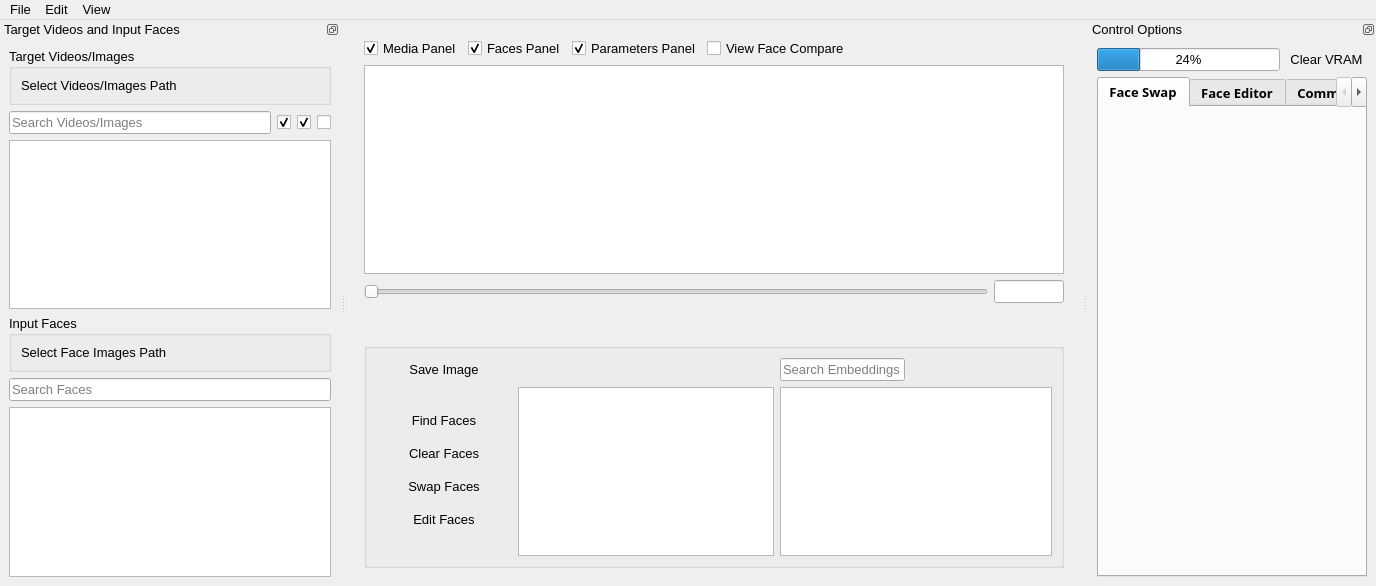
<?xml version="1.0" encoding="UTF-8"?>
<ui version="4.0">
 <class>MainWindow</class>
 <widget class="QMainWindow" name="MainWindow">
  <property name="geometry">
   <rect>
    <x>0</x>
    <y>0</y>
    <width>1376</width>
    <height>586</height>
   </rect>
  </property>
  <property name="font">
   <font>
    <pointsize>10</pointsize>
   </font>
  </property>
  <property name="windowTitle">
   <string>VisoMaster v0.1.1-dev</string>
  </property>
  <property name="windowIcon">
   <iconset>
    <normaloff>:/media/media/visomaster_small.png</normaloff>:/media/media/visomaster_small.png</iconset>
  </property>
  <widget class="QWidget" name="centralwidget">
   <layout class="QHBoxLayout" name="horizontalLayout">
    <item>
     <widget class="QWidget" name="mediaLayout" native="true">
      <property name="sizePolicy">
       <sizepolicy hsizetype="Expanding" vsizetype="Preferred">
        <horstretch>2</horstretch>
        <verstretch>0</verstretch>
       </sizepolicy>
      </property>
      <layout class="QVBoxLayout" name="verticalLayout">
       <item>
        <layout class="QHBoxLayout" name="panelVisibilityCheckBoxLayout">
         <item>
          <widget class="QCheckBox" name="mediaPanelCheckBox">
           <property name="text">
            <string>Media Panel</string>
           </property>
           <property name="checked">
            <bool>true</bool>
           </property>
          </widget>
         </item>
         <item>
          <widget class="QCheckBox" name="facesPanelCheckBox">
           <property name="text">
            <string>Faces Panel</string>
           </property>
           <property name="checked">
            <bool>true</bool>
           </property>
          </widget>
         </item>
         <item>
          <widget class="QCheckBox" name="parametersPanelCheckBox">
           <property name="text">
            <string>Parameters Panel</string>
           </property>
           <property name="checked">
            <bool>true</bool>
           </property>
          </widget>
         </item>
         <item>
          <widget class="QCheckBox" name="viewFaceCompareCheckBox">  <!-- ADD THIS LINE: View Face Compare Checkbox -->
           <property name="text">
            <string>View Face Compare</string>
           </property>
          </widget>
         </item>
         <item>
          <spacer name="horizontalSpacer_8">
           <property name="orientation">
            <enum>Qt::Orientation::Horizontal</enum>
           </property>
           <property name="sizeHint" stdset="0">
            <size>
             <width>40</width>
             <height>20</height>
            </size>
           </property>
          </spacer>
         </item>
        </layout>
       </item>
       <item>
        <widget class="QGraphicsView" name="graphicsViewFrame"/>
       </item>
       <item>
        <layout class="QVBoxLayout" name="verticalLayoutMediaControls">
         <item>
          <layout class="QHBoxLayout" name="horizontalLayoutMediaSlider">
           <item>
            <widget class="QSlider" name="videoSeekSlider">
             <property name="orientation">
              <enum>Qt::Orientation::Horizontal</enum>
             </property>
            </widget>
           </item>
           <item>
            <widget class="QLineEdit" name="videoSeekLineEdit">
             <property name="sizePolicy">
              <sizepolicy hsizetype="Preferred" vsizetype="Fixed">
               <horstretch>0</horstretch>
               <verstretch>0</verstretch>
              </sizepolicy>
             </property>
             <property name="maximumSize">
              <size>
               <width>70</width>
               <height>16777215</height>
              </size>
             </property>
             <property name="toolTip">
              <string>Frame Number</string>
             </property>
             <property name="clearButtonEnabled">
              <bool>false</bool>
             </property>
            </widget>
           </item>
          </layout>
         </item>
         <item>
          <layout class="QHBoxLayout" name="horizontalLayoutMediaButtons">
           <item>
            <spacer name="horizontalSpacer">
             <property name="orientation">
              <enum>Qt::Orientation::Horizontal</enum>
             </property>
             <property name="sizeType">
              <enum>QSizePolicy::Policy::MinimumExpanding</enum>
             </property>
             <property name="sizeHint" stdset="0">
              <size>
               <width>40</width>
               <height>20</height>
              </size>
             </property>
            </spacer>
           </item>
           <item>
            <widget class="QPushButton" name="frameRewindButton">
             <property name="sizePolicy">
              <sizepolicy hsizetype="MinimumExpanding" vsizetype="Fixed">
               <horstretch>0</horstretch>
               <verstretch>0</verstretch>
              </sizepolicy>
             </property>
             <property name="maximumSize">
              <size>
               <width>100</width>
               <height>16777215</height>
              </size>
             </property>
             <property name="text">
              <string/>
             </property>
             <property name="icon">
              <iconset>
               <normaloff>:/media/media/previous_marker_off.png</normaloff>:/media/media/previous_marker_off.png</iconset>
             </property>
             <property name="flat">
              <bool>true</bool>
             </property>
            </widget>
           </item>
           <item>
            <spacer name="horizontalSpacer_3">
             <property name="orientation">
              <enum>Qt::Orientation::Horizontal</enum>
             </property>
             <property name="sizeType">
              <enum>QSizePolicy::Policy::Minimum</enum>
             </property>
             <property name="sizeHint" stdset="0">
              <size>
               <width>40</width>
               <height>20</height>
              </size>
             </property>
            </spacer>
           </item>
           <item>
            <widget class="QPushButton" name="buttonMediaRecord">
             <property name="text">
              <string/>
             </property>
             <property name="icon">
              <iconset>
               <normaloff>:/media/media/rec_off.png</normaloff>:/media/media/rec_off.png</iconset>
             </property>
             <property name="checkable">
              <bool>true</bool>
             </property>
             <property name="flat">
              <bool>true</bool>
             </property>
            </widget>
           </item>
           <item>
            <spacer name="horizontalSpacer_6">
             <property name="orientation">
              <enum>Qt::Orientation::Horizontal</enum>
             </property>
             <property name="sizeType">
              <enum>QSizePolicy::Policy::Minimum</enum>
             </property>
             <property name="sizeHint" stdset="0">
              <size>
               <width>30</width>
               <height>20</height>
              </size>
             </property>
            </spacer>
           </item>
           <item>
            <widget class="QPushButton" name="buttonMediaPlay">
             <property name="sizePolicy">
              <sizepolicy hsizetype="MinimumExpanding" vsizetype="Minimum">
               <horstretch>0</horstretch>
               <verstretch>0</verstretch>
              </sizepolicy>
             </property>
             <property name="maximumSize">
              <size>
               <width>100</width>
               <height>16777215</height>
              </size>
             </property>
             <property name="text">
              <string/>
             </property>
             <property name="icon">
              <iconset>
               <normaloff>:/media/media/play_off.png</normaloff>:/media/media/play_off.png</iconset>
             </property>
             <property name="checkable">
              <bool>true</bool>
             </property>
             <property name="flat">
              <bool>true</bool>
             </property>
            </widget>
           </item>
           <item>
            <spacer name="horizontalSpacer_4">
             <property name="orientation">
              <enum>Qt::Orientation::Horizontal</enum>
             </property>
             <property name="sizeType">
              <enum>QSizePolicy::Policy::Minimum</enum>
             </property>
             <property name="sizeHint" stdset="0">
              <size>
               <width>40</width>
               <height>20</height>
              </size>
             </property>
            </spacer>
           </item>
           <item>
            <widget class="QPushButton" name="frameAdvanceButton">
             <property name="sizePolicy">
              <sizepolicy hsizetype="MinimumExpanding" vsizetype="Fixed">
               <horstretch>0</horstretch>
               <verstretch>0</verstretch>
              </sizepolicy>
             </property>
             <property name="maximumSize">
              <size>
               <width>100</width>
               <height>16777215</height>
              </size>
             </property>
             <property name="text">
              <string/>
             </property>
             <property name="icon">
              <iconset>
               <normaloff>:/media/media/next_marker_off.png</normaloff>:/media/media/next_marker_off.png</iconset>
             </property>
             <property name="flat">
              <bool>true</bool>
             </property>
            </widget>
           </item>
           <item>
            <spacer name="horizontalSpacer_2">
             <property name="orientation">
              <enum>Qt::Orientation::Horizontal</enum>
             </property>
             <property name="sizeType">
              <enum>QSizePolicy::Policy::Minimum</enum>
             </property>
             <property name="sizeHint" stdset="0">
              <size>
               <width>40</width>
               <height>20</height>
              </size>
             </property>
            </spacer>
           </item>
           <item>
            <widget class="QPushButton" name="addMarkerButton">
             <property name="toolTip">
              <string>Add Marker</string>
             </property>
             <property name="text">
              <string/>
             </property>
             <property name="icon">
              <iconset>
               <normaloff>:/media/media/add_marker_hover.png</normaloff>:/media/media/add_marker_hover.png</iconset>
             </property>
             <property name="flat">
              <bool>true</bool>
             </property>
            </widget>
           </item>
           <item>
            <widget class="QPushButton" name="removeMarkerButton">
             <property name="toolTip">
              <string>Remove Marker</string>
             </property>
             <property name="text">
              <string/>
             </property>
             <property name="icon">
              <iconset>
               <normaloff>:/media/media/remove_marker_hover.png</normaloff>:/media/media/remove_marker_hover.png</iconset>
             </property>
             <property name="flat">
              <bool>true</bool>
             </property>
            </widget>
           </item>
           <item>
            <widget class="QPushButton" name="previousMarkerButton">
             <property name="toolTip">
              <string>Move to Previous Marker</string>
             </property>
             <property name="text">
              <string/>
             </property>
             <property name="icon">
              <iconset>
               <normaloff>:/media/media/previous_marker_hover.png</normaloff>:/media/media/previous_marker_hover.png</iconset>
             </property>
             <property name="flat">
              <bool>true</bool>
             </property>
            </widget>
           </item>
           <item>
            <widget class="QPushButton" name="nextMarkerButton">
             <property name="toolTip">
              <string>Move to Next Marker</string>
             </property>
             <property name="text">
              <string/>
             </property>
             <property name="icon">
              <iconset>
               <normaloff>:/media/media/next_marker_hover.png</normaloff>:/media/media/next_marker_hover.png</iconset>
             </property>
             <property name="flat">
              <bool>true</bool>
             </property>
            </widget>
           </item>
           <item>
            <widget class="QPushButton" name="viewFullScreenButton">
             <property name="toolTip">
              <string>View Fullscreen (F11)</string>
             </property>
             <property name="text">
              <string/>
             </property>
             <property name="icon">
              <iconset>
               <normaloff>:/media/media/fullscreen.png</normaloff>:/media/media/fullscreen.png</iconset>
             </property>
             <property name="flat">
              <bool>true</bool>
             </property>
            </widget>
           </item>
           <item>
            <spacer name="horizontalSpacer_5">
             <property name="orientation">
              <enum>Qt::Orientation::Horizontal</enum>
             </property>
             <property name="sizeHint" stdset="0">
              <size>
               <width>40</width>
               <height>20</height>
              </size>
             </property>
            </spacer>
           </item>
          </layout>
         </item>
        </layout>
       </item>
       <item>
        <spacer name="verticalSpacer">
         <property name="orientation">
          <enum>Qt::Orientation::Vertical</enum>
         </property>
         <property name="sizeType">
          <enum>QSizePolicy::Policy::Preferred</enum>
         </property>
         <property name="sizeHint" stdset="0">
          <size>
           <width>20</width>
           <height>5</height>
          </size>
         </property>
        </spacer>
       </item>
       <item>
        <widget class="QGroupBox" name="facesPanelGroupBox">
         <property name="sizePolicy">
          <sizepolicy hsizetype="Preferred" vsizetype="Fixed">
           <horstretch>0</horstretch>
           <verstretch>0</verstretch>
          </sizepolicy>
         </property>
         <property name="minimumSize">
          <size>
           <width>0</width>
           <height>180</height>
          </size>
         </property>
         <property name="maximumSize">
          <size>
           <width>16777215</width>
           <height>225</height>
          </size>
         </property>
         <property name="autoFillBackground">
          <bool>false</bool>
         </property>
         <property name="flat">
          <bool>true</bool>
         </property>
         <property name="checkable">
          <bool>false</bool>
         </property>
         <layout class="QGridLayout" name="gridLayout_2">
          <item row="0" column="0">
           <layout class="QHBoxLayout" name="horizontalLayout_4">
            <item>
             <widget class="QPushButton" name="saveImageButton">
              <property name="text">
               <string>Save Image</string>
              </property>
              <property name="flat">
               <bool>true</bool>
              </property>
             </widget>
            </item>
           </layout>
          </item>
          <item row="1" column="2">
           <widget class="QListWidget" name="inputEmbeddingsList">
            <property name="sizePolicy">
             <sizepolicy hsizetype="Preferred" vsizetype="Expanding">
              <horstretch>0</horstretch>
              <verstretch>0</verstretch>
             </sizepolicy>
            </property>
            <property name="toolTip">
             <string>Save Embedding</string>
            </property>
           </widget>
          </item>
          <item row="0" column="2">
           <layout class="QHBoxLayout" name="horizontalLayout_3">
            <item>
             <widget class="QLineEdit" name="inputEmbeddingsSearchBox">
              <property name="placeholderText">
               <string>Search Embeddings</string>
              </property>
             </widget>
            </item>
            <item>
             <widget class="QPushButton" name="openEmbeddingButton">
              <property name="toolTip">
               <string>Open Embedding File</string>
              </property>
              <property name="text">
               <string/>
              </property>
              <property name="icon">
               <iconset>
                <normaloff>:/media/media/open_file.png</normaloff>:/media/media/open_file.png</iconset>
              </property>
              <property name="flat">
               <bool>true</bool>
              </property>
             </widget>
            </item>
            <item>
             <widget class="QPushButton" name="saveEmbeddingButton">
              <property name="toolTip">
               <string>Save Embedding</string>
              </property>
              <property name="text">
               <string/>
              </property>
              <property name="icon">
               <iconset>
                <normaloff>:/media/media/save_file.png</normaloff>:/media/media/save_file.png</iconset>
              </property>
              <property name="flat">
               <bool>true</bool>
              </property>
             </widget>
            </item>
            <item>
             <widget class="QPushButton" name="saveEmbeddingAsButton">
              <property name="toolTip">
               <string>Save Embedding As</string>
              </property>
              <property name="text">
               <string/>
              </property>
              <property name="icon">
               <iconset>
                <normaloff>:/media/media/save_file_as.png</normaloff>:/media/media/save_file_as.png</iconset>
              </property>
              <property name="flat">
               <bool>true</bool>
              </property>
             </widget>
            </item>
           </layout>
          </item>
          <item row="1" column="1">
           <widget class="QListWidget" name="targetFacesList">
            <property name="autoFillBackground">
             <bool>true</bool>
            </property>
           </widget>
          </item>
          <item row="1" column="0">
           <widget class="QWidget" name="facesButtonsWidget" native="true">
            <property name="sizePolicy">
             <sizepolicy hsizetype="Minimum" vsizetype="Preferred">
              <horstretch>0</horstretch>
              <verstretch>0</verstretch>
             </sizepolicy>
            </property>
            <layout class="QVBoxLayout" name="verticalLayout_8">
             <item>
              <widget class="QWidget" name="verticalWidget" native="true">
               <layout class="QVBoxLayout" name="controlButtonsLayout">
                <item>
                 <widget class="QPushButton" name="findTargetFacesButton">
                  <property name="minimumSize">
                   <size>
                    <width>100</width>
                    <height>0</height>
                   </size>
                  </property>
                  <property name="text">
                   <string>Find Faces</string>
                  </property>
                  <property name="checkable">
                   <bool>false</bool>
                  </property>
                  <property name="flat">
                   <bool>true</bool>
                  </property>
                 </widget>
                </item>
                <item>
                 <widget class="QPushButton" name="clearTargetFacesButton">
                  <property name="text">
                   <string>Clear Faces</string>
                  </property>
                  <property name="checkable">
                   <bool>false</bool>
                  </property>
                  <property name="flat">
                   <bool>true</bool>
                  </property>
                 </widget>
                </item>
                <item>
                 <widget class="QPushButton" name="swapfacesButton">
                  <property name="text">
                   <string>Swap Faces</string>
                  </property>
                  <property name="checkable">
                   <bool>true</bool>
                  </property>
                  <property name="flat">
                   <bool>true</bool>
                  </property>
                 </widget>
                </item>
                <item>
                 <widget class="QPushButton" name="editFacesButton">
                  <property name="text">
                   <string>Edit Faces</string>
                  </property>
                  <property name="checkable">
                   <bool>true</bool>
                  </property>
                  <property name="default">
                   <bool>false</bool>
                  </property>
                  <property name="flat">
                   <bool>true</bool>
                  </property>
                 </widget>
                </item>
               </layout>
              </widget>
             </item>
            </layout>
           </widget>
          </item>
         </layout>
        </widget>
       </item>
      </layout>
     </widget>
    </item>
   </layout>
  </widget>
  <widget class="QDockWidget" name="input_Target_DockWidget">
   <property name="sizePolicy">
    <sizepolicy hsizetype="Preferred" vsizetype="Preferred">
     <horstretch>0</horstretch>
     <verstretch>0</verstretch>
    </sizepolicy>
   </property>
   <property name="minimumSize">
    <size>
     <width>340</width>
     <height>347</height>
    </size>
   </property>
   <property name="features">
    <set>QDockWidget::DockWidgetFeature::DockWidgetFloatable|QDockWidget::DockWidgetFeature::DockWidgetMovable</set>
   </property>
   <property name="windowTitle">
    <string>Target Videos and Input Faces</string>
   </property>
   <attribute name="dockWidgetArea">
    <number>1</number>
   </attribute>
   <widget class="QWidget" name="dockWidgetContents">
    <layout class="QGridLayout" name="gridLayout_4">
     <item row="0" column="0">
      <layout class="QVBoxLayout" name="vboxLayout">
       <item>
        <widget class="QGroupBox" name="groupBox_TargetVideos_Select">
         <property name="title">
          <string>Target Videos/Images</string>
         </property>
         <layout class="QGridLayout" name="gridLayout_3">
          <item row="0" column="0">
           <widget class="QLabel" name="labelTargetVideosPath">
            <property name="text">
             <string>Select Videos/Images Path</string>
            </property>
            <property name="wordWrap">
             <bool>false</bool>
            </property>
           </widget>
          </item>
         </layout>
        </widget>
       </item>
       <item>
        <layout class="QHBoxLayout" name="horizontalLayout_9">
         <item>
          <widget class="QLineEdit" name="targetVideosSearchBox">
           <property name="text">
            <string/>
           </property>
           <property name="placeholderText">
            <string>Search Videos/Images</string>
           </property>
          </widget>
         </item>
         <item>
          <widget class="QCheckBox" name="filterImagesCheckBox">
           <property name="toolTip">
            <string>Include Images</string>
           </property>
           <property name="text">
            <string/>
           </property>
           <property name="icon">
            <iconset>
             <normaloff>:/media/media/image.png</normaloff>:/media/media/image.png</iconset>
           </property>
           <property name="checked">
            <bool>true</bool>
           </property>
          </widget>
         </item>
         <item>
          <widget class="QCheckBox" name="filterVideosCheckBox">
           <property name="toolTip">
            <string>Include Videos</string>
           </property>
           <property name="text">
            <string/>
           </property>
           <property name="icon">
            <iconset>
             <normaloff>:/media/media/video.png</normaloff>:/media/media/video.png</iconset>
           </property>
           <property name="checked">
            <bool>true</bool>
           </property>
          </widget>
         </item>
         <item>
          <widget class="QCheckBox" name="filterWebcamsCheckBox">
           <property name="toolTip">
            <string>Include Webcams</string>
           </property>
           <property name="text">
            <string/>
           </property>
           <property name="icon">
            <iconset>
             <normaloff>:/media/media/webcam.png</normaloff>:/media/media/webcam.png</iconset>
           </property>
           <property name="checked">
            <bool>false</bool>
           </property>
          </widget>
         </item>
        </layout>
       </item>
       <item>
        <widget class="QListWidget" name="targetVideosList">
         <property name="acceptDrops">
          <bool>true</bool>
         </property>
        </widget>
       </item>
       <item>
        <widget class="QGroupBox" name="groupBox_InputFaces_Select">
         <property name="title">
          <string>Input Faces</string>
         </property>
         <layout class="QGridLayout" name="gridLayout">
          <item row="0" column="0">
           <widget class="QLabel" name="labelInputFacesPath">
            <property name="text">
             <string>Select Face Images Path</string>
            </property>
           </widget>
          </item>
         </layout>
        </widget>
       </item>
       <item>
        <widget class="QLineEdit" name="inputFacesSearchBox">
         <property name="placeholderText">
          <string>Search Faces</string>
         </property>
        </widget>
       </item>
       <item>
        <widget class="QListWidget" name="inputFacesList">
         <property name="acceptDrops">
          <bool>true</bool>
         </property>
        </widget>
       </item>
      </layout>
     </item>
    </layout>
   </widget>
  </widget>
  <widget class="QDockWidget" name="controlOptionsDockWidget">
   <property name="features">
    <set>QDockWidget::DockWidgetFeature::DockWidgetFloatable|QDockWidget::DockWidgetFeature::DockWidgetMovable</set>
   </property>
   <property name="windowTitle">
    <string>Control Options</string>
   </property>
   <attribute name="dockWidgetArea">
    <number>2</number>
   </attribute>
   <widget class="QWidget" name="dockWidgetContents_2">
    <layout class="QGridLayout" name="gridLayout_5">
     <item row="1" column="0">
      <widget class="QTabWidget" name="tabWidget">
       <property name="sizePolicy">
        <sizepolicy hsizetype="Expanding" vsizetype="Preferred">
         <horstretch>1</horstretch>
         <verstretch>0</verstretch>
        </sizepolicy>
       </property>
       <property name="font">
        <font>
         <family>Segoe UI Semibold</family>
         <pointsize>10</pointsize>
         <bold>true</bold>
        </font>
       </property>
       <property name="layoutDirection">
        <enum>Qt::LayoutDirection::LeftToRight</enum>
       </property>
       <property name="tabPosition">
        <enum>QTabWidget::TabPosition::North</enum>
       </property>
       <property name="currentIndex">
        <number>0</number>
       </property>
       <property name="tabsClosable">
        <bool>false</bool>
       </property>
       <property name="movable">
        <bool>true</bool>
       </property>
       <property name="tabBarAutoHide">
        <bool>false</bool>
       </property>
       <widget class="QWidget" name="face_swap_tab">
        <attribute name="title">
         <string>Face Swap</string>
        </attribute>
        <layout class="QVBoxLayout" name="verticalLayout_4">
         <item>
          <layout class="QVBoxLayout" name="swapWidgetsLayout"/>
         </item>
        </layout>
       </widget>
       <widget class="QWidget" name="face_editor_tab">
        <attribute name="title">
         <string>Face Editor</string>
        </attribute>
        <layout class="QVBoxLayout" name="verticalLayout_3">
         <item>
          <layout class="QVBoxLayout" name="faceEditorWidgetsLayout"/>
         </item>
        </layout>
       </widget>
       <widget class="QWidget" name="common_tab">
        <attribute name="title">
         <string>Common</string>
        </attribute>
        <layout class="QVBoxLayout" name="commonWidgetsLayout_1">
         <item>
          <layout class="QVBoxLayout" name="commonWidgetsLayout"/>
         </item>
        </layout>
       </widget>
       <widget class="QWidget" name="settings_tab">
        <attribute name="title">
         <string>Settings</string>
        </attribute>
        <layout class="QVBoxLayout" name="verticalLayout_2">
         <item>
          <widget class="QLabel" name="label">
           <property name="text">
            <string>Output Directory</string>
           </property>
          </widget>
         </item>
         <item>
          <layout class="QVBoxLayout" name="settingsWidgetsLayout">
           <item>
            <layout class="QHBoxLayout" name="outputFolderSelectionLayout">
             <item>
              <widget class="QLineEdit" name="outputFolderLineEdit">
               <property name="readOnly">
                <bool>true</bool>
               </property>
              </widget>
             </item>
             <item>
              <widget class="QPushButton" name="outputFolderButton">
               <property name="text">
                <string>Browse Folder</string>
               </property>
               <property name="flat">
                <bool>false</bool>
               </property>
              </widget>
             </item>
            </layout>
           </item>
          </layout>
         </item>
        </layout>
       </widget>
      </widget>
     </item>
     <item row="0" column="0">
      <layout class="QHBoxLayout" name="horizontalLayout_2">
       <item>
        <widget class="QProgressBar" name="vramProgressBar">
         <property name="value">
          <number>24</number>
         </property>
        </widget>
       </item>
       <item>
        <widget class="QPushButton" name="clearMemoryButton">
         <property name="text">
          <string>Clear VRAM</string>
         </property>
         <property name="flat">
          <bool>true</bool>
         </property>
        </widget>
       </item>
      </layout>
     </item>
    </layout>
   </widget>
  </widget>
  <widget class="QMenuBar" name="topMenuBar">
   <property name="geometry">
    <rect>
     <x>0</x>
     <y>0</y>
     <width>1376</width>
     <height>33</height>
    </rect>
   </property>
   <widget class="QMenu" name="menuFile">
    <property name="title">
     <string>File</string>
    </property>
    <addaction name="actionLoad_SavedWorkspace"/>
    <addaction name="actionSave_CurrentWorkspace"/>
    <addaction name="separator"/>
    <addaction name="actionOpen_Videos_Folder"/>
    <addaction name="actionOpen_Video_Files"/>
    <addaction name="separator"/>
    <addaction name="actionLoad_Source_Images_Folder"/>
    <addaction name="actionLoad_Source_Image_Files"/>
    <addaction name="separator"/>
    <addaction name="actionLoad_Embeddings"/>
    <addaction name="actionSave_Embeddings"/>
    <addaction name="actionSave_Embeddings_As"/>
   </widget>
   <widget class="QMenu" name="menuEdit">
    <property name="title">
     <string>Edit</string>
    </property>
    <addaction name="actionTest_2"/>
   </widget>
   <widget class="QMenu" name="menuView">
    <property name="title">
     <string>View</string>
    </property>
    <addaction name="actionView_Fullscreen_F11"/>
   </widget>
   <addaction name="menuFile"/>
   <addaction name="menuEdit"/>
   <addaction name="menuView"/>
  </widget>
  <action name="actionExit">
   <property name="text">
    <string>Exit</string>
   </property>
  </action>
  <action name="actionLoad_Embeddings">
   <property name="text">
    <string>Load Embeddings</string>
   </property>
  </action>
  <action name="actionSave_Embeddings">
   <property name="text">
    <string>Save Embeddings</string>
   </property>
  </action>
  <action name="actionSave_Embeddings_As">
   <property name="text">
    <string>Save Embeddings As</string>
   </property>
  </action>
  <action name="actionOpen_Videos_Folder">
   <property name="text">
    <string>Load Target Images/Videos Folder</string>
   </property>
  </action>
  <action name="actionOpen_Video_Files">
   <property name="text">
    <string>Load Target Image/Video Files</string>
   </property>
  </action>
  <action name="actionLoad_Source_Images_Folder">
   <property name="text">
    <string>Load Source Images Folder</string>
   </property>
  </action>
  <action name="actionLoad_Source_Image_Files">
   <property name="text">
    <string>Load Source Image Files</string>
   </property>
  </action>
  <action name="actionView_Fullscreen_F11">
   <property name="text">
    <string>View Fullscreen (F11)</string>
   </property>
  </action>
  <action name="actionTest">
   <property name="text">
    <string>Test</string>
   </property>
  </action>
  <action name="actionLoad_Saved_Workspace">
   <property name="text">
    <string>Load Saved Workspace</string>
   </property>
  </action>
  <action name="actionSave_Current_Workspace">
   <property name="text">
    <string>Save Current Workspace</string>
   </property>
  </action>
  <action name="actionTest_2">
   <property name="text">
    <string>Test</string>
   </property>
  </action>
  <action name="actionLoad_SavedWorkspace">
   <property name="text">
    <string>Load Saved Workspace</string>
   </property>
  </action>
  <action name="actionSave_CurrentWorkspace">
   <property name="text">
    <string>Save Current Workspace</string>
   </property>
  </action>
 </widget>
 <resources>
  <include location="media.qrc"/>
 </resources>
 <connections/>
</ui>
